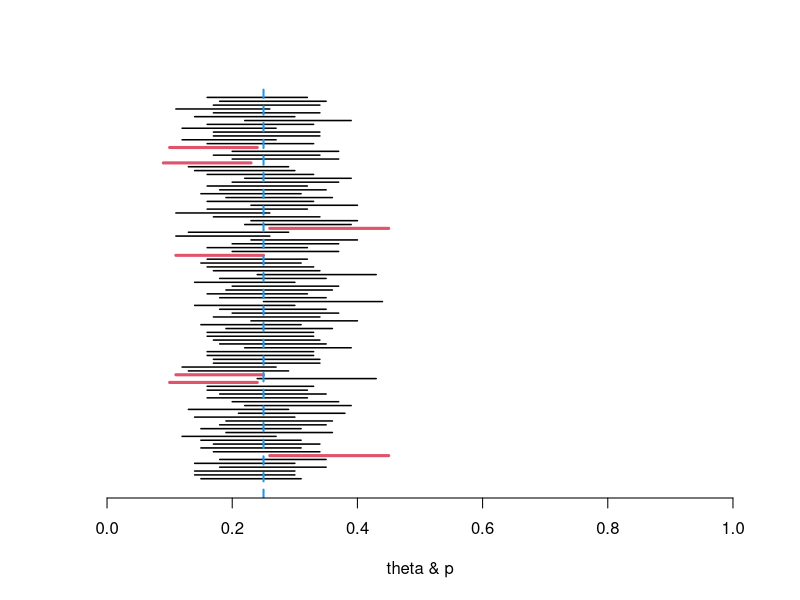

The R source for this figure:
# CI table
n <- 100
theta <- seq(0.01, 0.99, by = 0.01)
c1 <- qbinom(0.025, n, theta)/n
c2 <- qbinom(0.975, n, theta)/n
result <- data.frame(theta = theta, c1 = c1, c2 = c2)

print(result)


# Interpretation of CI

n <- 100
theta <- seq(0.01, 0.99, by = 0.01)
c1 <- qbinom(0.025, n, theta)/n
c2 <- qbinom(0.975, n, theta)/n

true.theta <- 0.25
N <- 100
d <- matrix(0, N, 2)
plot(0, 0, type = "n", 
     xlim = c(0, 1), ylim = c(0, 1), 
     ylab = "", xlab = "theta & p", axes = F)

for (i in 1:N)
{
  set.seed(i)
  p <- rbinom(1, 100, true.theta)/n
  
  id1 <- which.min(abs(c1 - p))
  id2 <- which.min(abs(c2 - p))
  d[i,2] <- theta[id1]
  d[i,1] <- theta[id2]
  
  if (sum(d[i,] > true.theta) != 1) {
    segments(d[i,2], i/N, d[i,1], i/N, pch = 1, col = 2, lwd = 3)  
  } else 
    segments(d[i,2], i/N, d[i,1], i/N, pch = 1, col = 1, lwd = 1.5)
  
}
abline(v = true.theta, col = 4, lwd = 2, lty = 2)
axis(1)